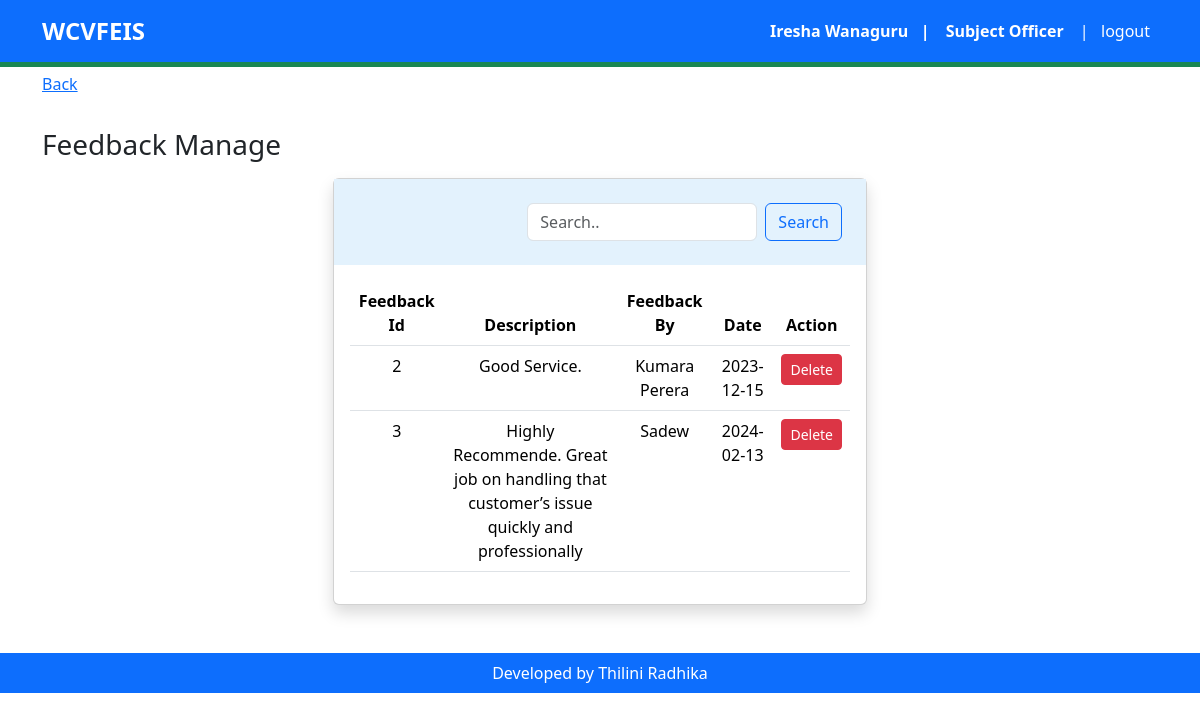
Screenshot of /dmtwp/d-feedbackmgt.php (signed in) with the database file from the repository.
### tables this page shows
CREATE TABLE `feedback` (
  `feedbackId` int(11) NOT NULL,
  `description` varchar(500) NOT NULL,
  `feedbackBy` varchar(100) NOT NULL,
  `fdate` date NOT NULL
);

### dmtwp/d-feedbackmgt.php (the view, shortened to what this page needs)
<?php
include_once "../include/headerdmt.php";
?>
<?php
if($_SESSION['stfRole']=='Subject Officer'){
    ?>
    <section id="dashboard">
        <div class="container py-5">
            <a class="d-grid pt-4" href="d-dashboard.php" role="button">Back</a>
            <h3 class="text-right mt-2 pt-4">Feedback Manage</h3>
            <div class="container">
                <div class="row justify-content-md-center row-cols-1 row-cols-md-2 g-4 pt-2">
                    <div class="col-12">
                        <div class="card shadow bg-body rounded text-center">
                            <div class="text-left p-4" style="background-color: #e3f2fd">
                                    <div class="row">
                                        <div class="col-12 col-md-4">
                                        </div>
                                        <div class="col-12 col-md-8">
                                            <form class="d-flex" action="d-feedbackmgt.php" method="GET">
                                            <input class="form-control me-2" type="text" placeholder="Search.." aria-label="Search" id="search" name="search">
                                            <button class="btn btn-outline-primary" type="submit">Search</button>
                                            </form>
                                        </div>
                                    </div>
                                </div>
                            <div class="card-body">
                                        <?php
                                        $search = $_GET['search'] ?? '';
                                        if (!empty($search)) {
                                            $sqlsearch = "SELECT * FROM feedback
                                            WHERE (fdate LIKE '%$search%' OR feedbackBy LIKE '%$search%')
                                            ";
                                        } else {
                                            $sqlsearch = "SELECT * FROM feedback
                                            ";
                                        }
                                        $resultsearch = mysqli_query($conn, $sqlsearch);
                                        if (mysqli_num_rows($resultsearch) > 0){
                                        ?>
                                        <table class="table table-hover text-center">
                                        <thead>
                                            <tr>
                                                <th>Feedback Id</th>
                                                <th>Description</th>
                                                <th>Feedback By</th>
                                                <th>Date</th>
                                                <th>Action</th>
                                            </tr>
                                        </thead>
                                        <?php  while($rowsearch = mysqli_fetch_assoc($resultsearch)){ ?>
                                        <tbody>
                                            <tr>
                                                <td><?php echo $rowsearch['feedbackId']; ?></td>
                                                <td><?php echo $rowsearch['description']; ?></td>
                                                <td><?php echo $rowsearch['feedbackBy']; ?></td>
                                                <td><?php echo $rowsearch['fdate']; ?></td>
                                                <?php $feedbackId=$rowsearch['feedbackId']; ?>
                                                <td><a class="btn btn-danger btn-sm" onclick="confirmCancel(<?php echo $feedbackId; ?>)">Delete</a></td>
                                            </tr>
                                            <?php } ?>
                                        </tbody>
                                        </table>
                                        <?php } else {
                                             echo "No records found";
                                        } ?>
                            </div>
                        </div>
                    </div>
                </div>
            </div>
        </div>
    </section>
     <?php          } ?>
<?php
include_once "../include/footer.php";
?>

### include/headerdmt.php (shortened to what this page needs)
<!doctype html>
<html lang="en">
  <head>
    <link href="../bootstrap-5.0.2-dist/css/bootstrap.min.css" rel="stylesheet">
    <link rel="stylesheet" href="../bootstrap-icons-1.10.5/font/bootstrap-icons.css">
    <link href="../style.css" rel="stylesheet">
  </head>
  <body>
<?php
if (isset($_SESSION['stfNic'])) {
    $nic = $_SESSION['stfNic'];
} else {
    echo "NIC value not found.";
    exit;
}
if ($nic=="admin"){
?>
 <header>
        <nav class="navbar navbar-expand-lg navbar-light bg-primary px-4 border-bottom fixed-top border-bottom border-5 border-success" >
            <div class="container-fluid container container-sm container-md container-lg container-xl container-xxl">
                <a class="navbar-brand fs-4 fw-bold text-white" href="../index.php">WCVFEIS</a>
                <div class="collapse navbar-collapse" id="navbarSupportedContent">
                    <ul class="navbar-nav ms-auto mb-2 mb-lg-0 fs-6 text-center">
                        <li class="nav-item">
                        <a class="nav-link active fw-bold text-white" aria-current="page" href="#"><?php echo $_SESSION['stfRole']?> </a>
                        </li>
                        <li class="nav-item">
                        <a class="nav-link active text-white" aria-current="page" href="../logout.php"> | &nbsp logout</a>
                        </li>
                    </ul>
                </div>
            </div>
        </nav>
   </header>
<?php
}else{ ?>
    <header>
   <nav class="navbar navbar-expand-lg navbar-light bg-primary px-4 border-bottom fixed-top border-bottom border-5 border-success" >
       <div class="container-fluid container container-sm container-md container-lg container-xl container-xxl">
           <a class="navbar-brand fs-4 fw-bold text-white" href="../index.php">WCVFEIS</a>
           <div class="collapse navbar-collapse" id="navbarSupportedContent">
               <ul class="navbar-nav ms-auto mb-2 mb-lg-0 fs-6 text-center">
                   <a class="nav-link active fw-bold text-white" aria-current="page" href="#"><?php echo $_SESSION['stfFname']." ".$_SESSION['stflLname']; ?> &nbsp |</a>
                   <li class="nav-item">
                   <a class="nav-link active fw-bold text-white" aria-current="page" href="#"><?php echo $_SESSION['stfRole']?> </a>
                   </li>
                   <li class="nav-item">
                   <a class="nav-link active text-white" aria-current="page" href="../logout.php"> | &nbsp logout</a>
                   </li>
               </ul>
           </div>
       </div>
   </nav>
</header>
<?php
}
?>

### include/footer.php (shortened to what this page needs)
</body>
<footer id="footerbg" class="container-fluid bg-primary text-white p-2 text-center fs-6">
Developed by Thilini Radhika
</footer>

### style.css (style rules this page uses)
* { padding: 0; margin: 0; box-sizing: border-box; }
body { overflow-x: hidden; }

### rows the page displays
feedback: feedbackId "2", description "Good Service.", feedbackBy "Kumara Perera", fdate "2023-12-15"
feedback: feedbackId "3", description "Highly Recommende. Great job on handling that customer’s issue quickly and professionally", feedbackBy "Sadew", fdate "2024-02-13"

### other values shown
$_SESSION['stfFname'] "Iresha"
$_SESSION['stflLname'] "Wanaguru"
$_SESSION['stfRole'] "Subject Officer"
